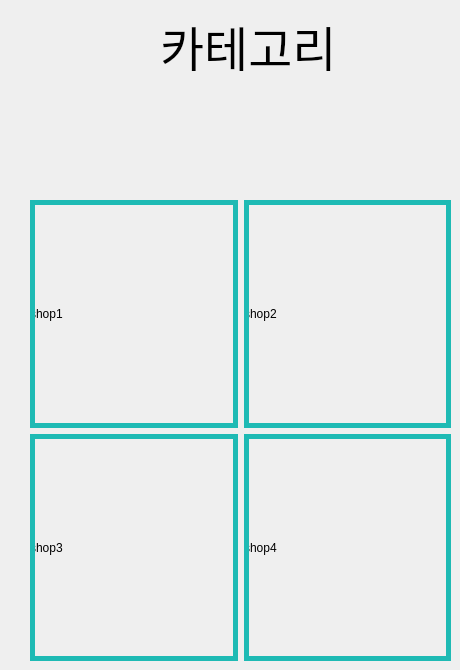
   <widget class="QWidget" name="page">
    <property name="styleSheet">
     <string notr="true"/>
    </property>
    <widget class="QLabel" name="categorilabel">
     <property name="geometry">
      <rect>
       <x>160</x>
       <y>20</y>
       <width>201</width>
       <height>51</height>
      </rect>
     </property>
     <property name="font">
      <font>
       <pointsize>36</pointsize>
      </font>
     </property>
     <property name="text">
      <string>카테고리 </string>
     </property>
    </widget>
    <widget class="QWidget" name="gridLayoutWidget_7">
     <property name="geometry">
      <rect>
       <x>30</x>
       <y>200</y>
       <width>421</width>
       <height>461</height>
      </rect>
     </property>
     <layout class="QGridLayout" name="gridLayout_4">
      <item row="2" column="1">
       <widget class="QLabel" name="shoplabel3">
        <property name="styleSheet">
         <string notr="true"/>
        </property>
        <property name="text">
         <string>shop3</string>
        </property>
       </widget>
      </item>
      <item row="1" column="1">
       <widget class="QLabel" name="shoplabel1">
        <property name="styleSheet">
         <string notr="true"/>
        </property>
        <property name="text">
         <string>shop1</string>
        </property>
       </widget>
      </item>
      <item row="1" column="2">
       <widget class="QLabel" name="shoplabel2">
        <property name="styleSheet">
         <string notr="true"/>
        </property>
        <property name="text">
         <string>shop2</string>
        </property>
       </widget>
      </item>
      <item row="2" column="2">
       <widget class="QLabel" name="shoplabel4">
        <property name="styleSheet">
         <string notr="true"/>
        </property>
        <property name="text">
         <string>shop4</string>
        </property>
       </widget>
      </item>
     </layout>
     <zorder>shoplabel3</zorder>
     <zorder>shoplabel2</zorder>
     <zorder>shoplabel4</zorder>
     <zorder>shoplabel1</zorder>
    </widget>
    <widget class="QWidget" name="gridLayoutWidget_8">
     <property name="geometry">
      <rect>
       <x>30</x>
       <y>200</y>
       <width>421</width>
       <height>461</height>
      </rect>
     </property>
     <layout class="QGridLayout" name="gridLayout_5">
      <item row="1" column="1">
       <widget class="QPushButton" name="shopbtn4">
        <property name="sizePolicy">
         <sizepolicy hsizetype="Minimum" vsizetype="MinimumExpanding">
          <horstretch>0</horstretch>
          <verstretch>0</verstretch>
         </sizepolicy>
        </property>
        <property name="font">
         <font>
          <family>나눔스퀘어</family>
          <pointsize>18</pointsize>
         </font>
        </property>
        <property name="styleSheet">
         <string notr="true">border-color:  rgb(30, 186, 180);
border-style : solid;
border-width : 5px;</string>
        </property>
        <property name="text">
         <string/>
        </property>
        <property name="flat">
         <bool>true</bool>
        </property>
       </widget>
      </item>
      <item row="1" column="0">
       <widget class="QPushButton" name="shopbtn3">
        <property name="sizePolicy">
         <sizepolicy hsizetype="Minimum" vsizetype="MinimumExpanding">
          <horstretch>0</horstretch>
          <verstretch>0</verstretch>
         </sizepolicy>
        </property>
        <property name="font">
         <font>
          <family>나눔스퀘어</family>
          <pointsize>18</pointsize>
         </font>
        </property>
        <property name="styleSheet">
         <string notr="true">border-color:  rgb(30, 186, 180);
border-style : solid;
border-width : 5px;</string>
        </property>
        <property name="text">
         <string/>
        </property>
        <property name="flat">
         <bool>true</bool>
        </property>
       </widget>
      </item>
      <item row="0" column="1">
       <widget class="QPushButton" name="shopbtn2">
        <property name="sizePolicy">
         <sizepolicy hsizetype="Minimum" vsizetype="MinimumExpanding">
          <horstretch>0</horstretch>
          <verstretch>0</verstretch>
         </sizepolicy>
        </property>
        <property name="font">
         <font>
          <family>나눔스퀘어</family>
          <pointsize>18</pointsize>
         </font>
        </property>
        <property name="styleSheet">
         <string notr="true">border-color:  rgb(30, 186, 180);
border-style : solid;
border-width : 5px;</string>
        </property>
        <property name="text">
         <string/>
        </property>
        <property name="flat">
         <bool>true</bool>
        </property>
       </widget>
      </item>
      <item row="0" column="0">
       <widget class="QPushButton" name="shopbtn1">
        <property name="sizePolicy">
         <sizepolicy hsizetype="Minimum" vsizetype="MinimumExpanding">
          <horstretch>0</horstretch>
          <verstretch>0</verstretch>
         </sizepolicy>
        </property>
        <property name="font">
         <font>
          <family>나눔스퀘어</family>
          <pointsize>18</pointsize>
          <italic>false</italic>
          <bold>false</bold>
         </font>
        </property>
        <property name="styleSheet">
         <string notr="true">border-color:  rgb(30, 186, 180);
border-style : solid;
border-width : 5px;</string>
        </property>
        <property name="text">
         <string/>
        </property>
        <property name="flat">
         <bool>true</bool>
        </property>
       </widget>
      </item>
     </layout>
    </widget>
   </widget>
